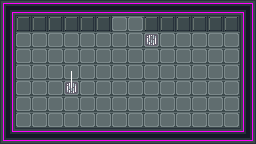

This game map was drawn from its Tiled (.tmx) file and the tilesets committed beside it. A one-line description and the full map source follow:
An orthogonal 16x9 tile map with 16x16 px tiles, 2 tile layers (Art, Circuit 1), 1 hidden layer not drawn, 3 tilesets and 7 objects (2x Quball, Exit, Player, DoubleDoor, Laser, ...).

<map version="1.2" tiledversion="1.3.1" orientation="orthogonal" renderorder="right-down" compressionlevel="0" width="16" height="9" tilewidth="16" tileheight="16" infinite="0" nextlayerid="7" nextobjectid="18">
 <properties>
  <property name="Gates">Apply H on qubit 16.
Apply Translate
on (qucell 16, vec2 (-1, 0))
if value (qubit 16).
Apply X on qubit 16
if value (qucell 16) = cell (5, 6).</property>
 </properties>
 <tileset firstgid="1" source="../tilesets/industrial-sprite-sheet-DeadEnd-LMZ.tsx" />
 <tileset firstgid="205" source="../tilesets/sprites.tsx" />
 <tileset firstgid="212" source="../tilesets/wire_tileset.tsx" />
 <layer id="1" name="Art" width="16" height="9">
  <data encoding="csv">
4,6,6,6,6,6,6,6,6,6,6,6,6,6,6,5,
7,30,30,30,30,30,30,21,21,30,30,30,30,30,30,7,
7,21,21,21,21,21,21,21,21,190,21,21,21,21,21,7,
7,21,21,21,21,21,21,21,21,21,21,21,21,21,21,7,
7,21,21,21,21,21,21,21,21,21,21,21,21,21,21,7,
7,21,21,21,190,21,21,21,21,21,21,21,21,21,21,7,
7,21,21,21,21,21,21,21,21,21,21,21,21,21,21,7,
7,21,21,21,21,21,21,21,21,21,21,21,21,21,21,7,
16,6,6,6,6,6,6,6,6,6,6,6,6,6,6,17
</data>
 </layer>
 <layer id="6" name="Circuit 1" width="16" height="9">
  <properties>
   <property name="Controls" value="activeCell (4, 5)" />
  </properties>
  <data encoding="csv">
0,0,0,0,0,0,0,0,0,0,0,0,0,0,0,0,
0,0,0,0,0,0,0,0,0,0,0,0,0,0,0,0,
0,0,0,0,0,0,0,0,0,0,0,0,0,0,0,0,
0,0,0,0,0,0,0,0,0,0,0,0,0,0,0,0,
0,0,0,0,216,0,0,0,0,0,0,0,0,0,0,0,
0,0,0,0,226,0,0,0,0,0,0,0,0,0,0,0,
0,0,0,0,0,0,0,0,0,0,0,0,0,0,0,0,
0,0,0,0,0,0,0,0,0,0,0,0,0,0,0,0,
0,0,0,0,0,0,0,0,0,0,0,0,0,0,0,0
</data>
 </layer>
 <layer id="2" name="Collision" width="16" height="9" visible="0">
  <properties>
   <property name="Collision" type="bool" value="true" />
  </properties>
  <data encoding="csv">
101,101,101,101,101,101,101,101,101,101,101,101,101,101,101,101,
101,101,101,101,101,101,101,0,0,101,101,101,101,101,101,101,
101,0,0,0,0,0,0,0,0,0,0,0,0,0,0,101,
101,0,0,0,0,0,0,0,0,0,0,0,0,0,0,101,
101,0,0,0,0,0,0,0,0,0,0,0,0,0,0,101,
101,0,0,0,0,0,0,0,0,0,0,0,0,0,0,101,
101,0,0,0,0,0,0,0,0,0,0,0,0,0,0,101,
101,0,0,0,0,0,0,0,0,0,0,0,0,0,0,101,
101,101,101,101,101,101,101,101,101,101,101,101,101,101,101,101
</data>
 </layer>
 <objectgroup id="3" name="Objects">
  <object id="1" name="Exit" type="Exit" x="112" y="16" width="32" height="16" />
  <object id="2" name="Player" type="Player" gid="205" x="112" y="96" width="16" height="16" />
  <object id="3" name="DoubleDoor" type="DoubleDoor" gid="211" x="112" y="32" width="32" height="16">
   <properties>
    <property name="Controls" value="activeCell (9, 2)" />
   </properties>
  </object>
  <object id="14" name="X Laser Right" type="Laser" gid="206" x="64" y="80" width="32" height="32">
   <properties>
    <property name="Controls" value="activeCell (4, 5)" />
    <property name="Direction" value="Right" />
    <property name="Gate" value="X" />
   </properties>
  </object>
  <object id="15" name="Quball" type="Quball" gid="209" x="144" y="80" width="16" height="16" />
  <object id="16" name="Quball" type="Quball" gid="209" x="80" y="112" width="16" height="16" />
  <object id="17" name="Lock 1" type="Lock" gid="207" x="144" y="32" width="16" height="16">
   <properties>
    <property name="Code" value="1" />
    <property name="Controls" value="activeCell (9, 2)" />
   </properties>
  </object>
 </objectgroup>
</map>
